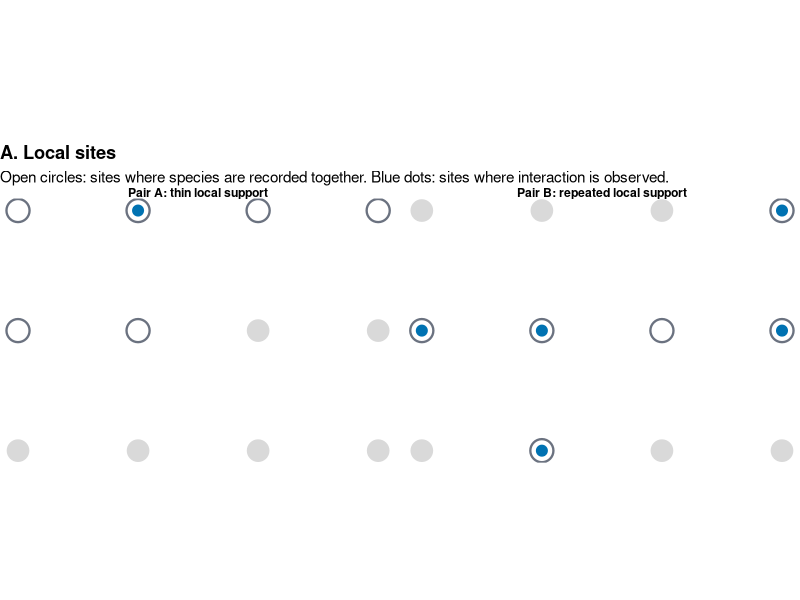
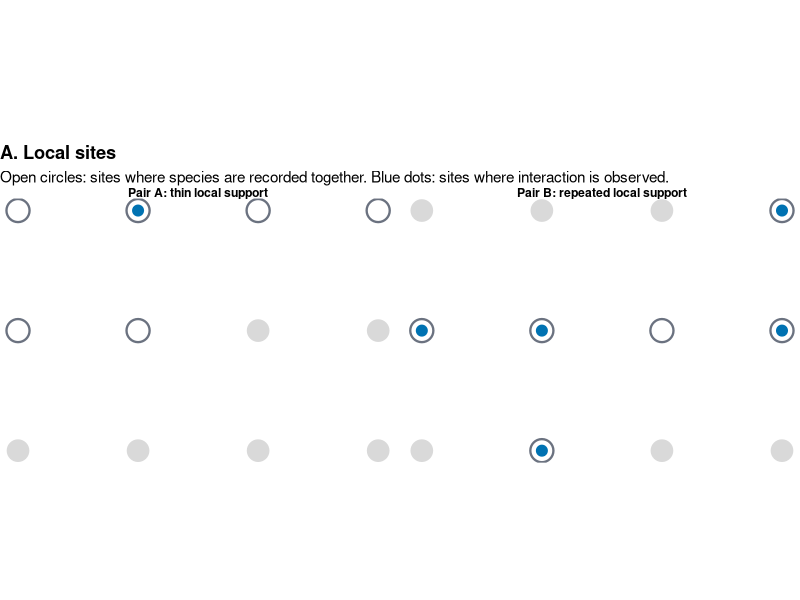
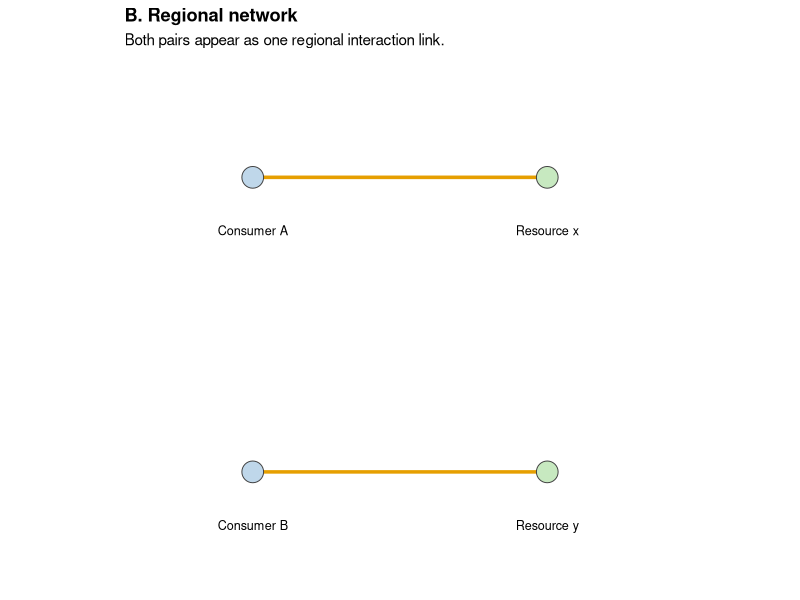
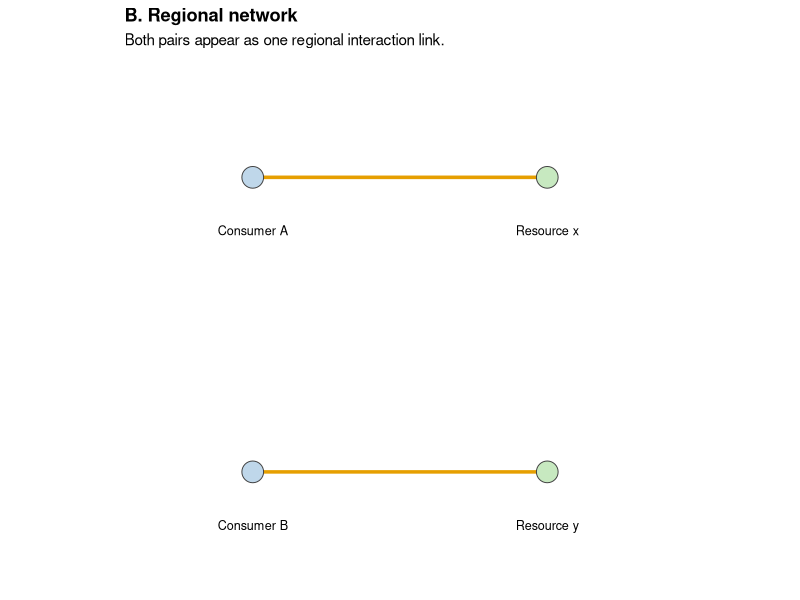
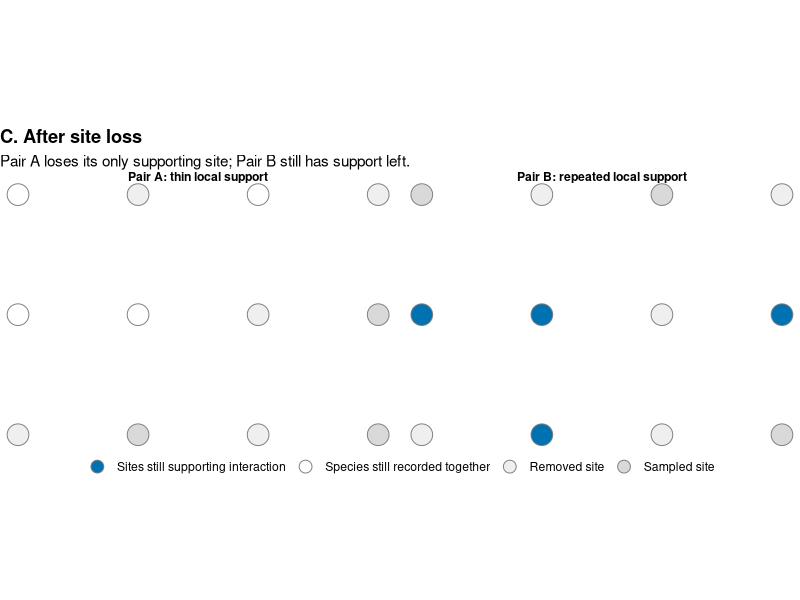
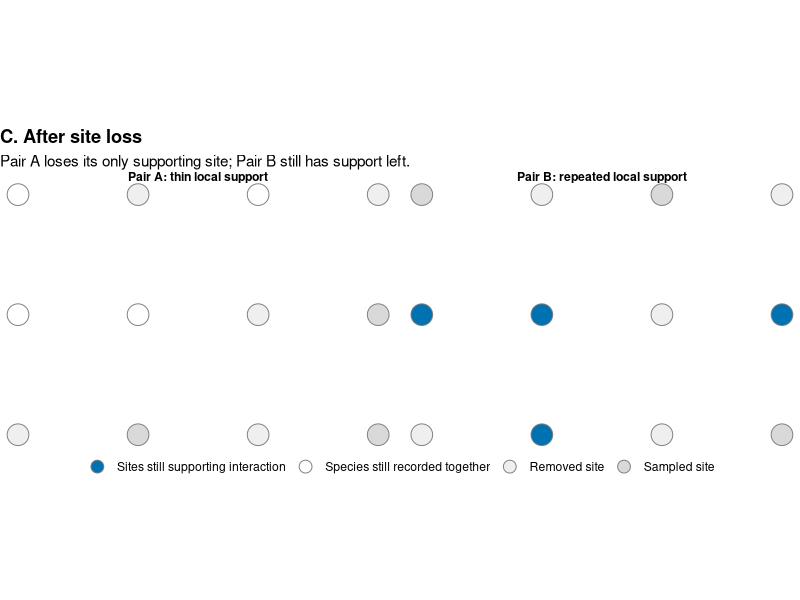
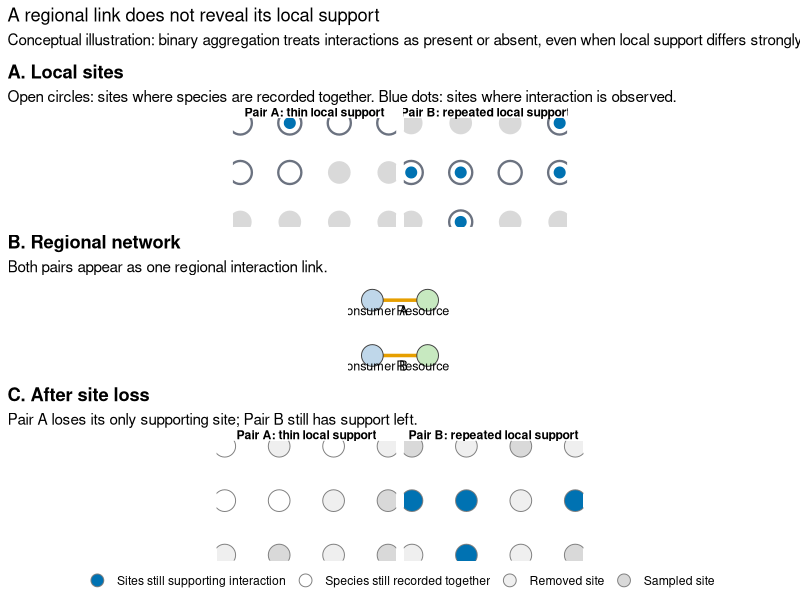
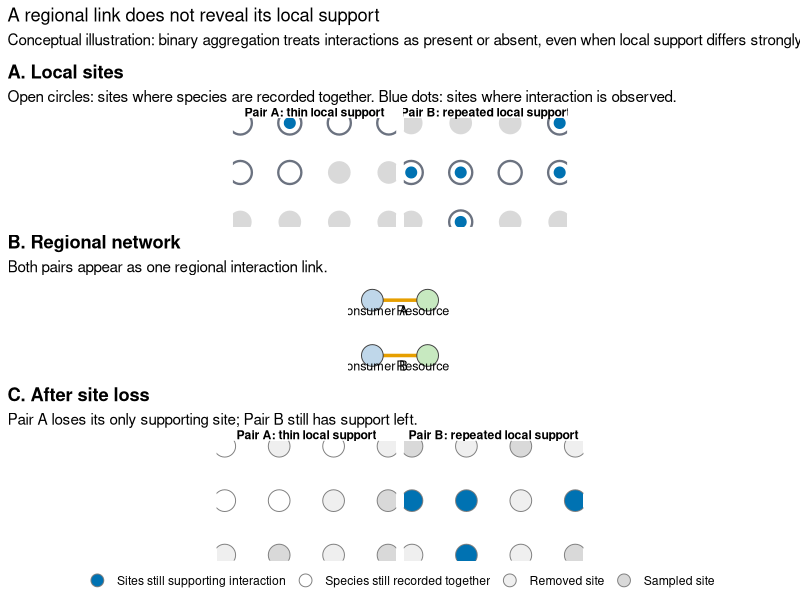

Reproduce these figures in R, in order.
## ------------------------------------------------------------
## Script: All/scripts/31_figure1_regional_link_hidden_support.R
## Figure 1 only: conceptual illustration.
## No empirical data used.
##
## This version saves:
##   - Panel A separately
##   - Panel B separately
##   - Panel C separately
##   - merged Figure 1 as before
## ------------------------------------------------------------

packages <- c("ggplot2", "dplyr", "tidyr", "patchwork")
for(pkg in packages){
  if(!require(pkg, character.only = TRUE)){
    install.packages(pkg)
    library(pkg, character.only = TRUE)
  }
}

out_dir <- "All/outputs/31_hidden_support_main_figures"
dir.create(out_dir, recursive = TRUE, showWarnings = FALSE)

save_both <- function(p, name, width = 8, height = 6){
  ggsave(file.path(out_dir, paste0(name, ".png")), p,
         width = width, height = height, dpi = 320)
  ggsave(file.path(out_dir, paste0(name, ".pdf")), p,
         width = width, height = height)
}

## ---------------------------
## Colours
## ---------------------------

col_site <- "#D9D9D9"
col_cooc <- "#6B7280"
col_interaction <- "#0072B2"
col_removed <- "#EFEFEF"
col_link <- "#E69F00"
col_consumer <- "#BFD7EA"
col_resource <- "#C7E9C0"

## ---------------------------
## Toy sites
## ---------------------------

sites <- data.frame(
  site = paste0("Site ", 1:12),
  x = c(1,2,3,4,1,2,3,4,1,2,3,4),
  y = c(3,3,3,3,2,2,2,2,1,1,1,1),
  removed = paste0("Site ", 1:12) %in% c("Site 2", "Site 4", "Site 7", "Site 9", "Site 11"),
  stringsAsFactors = FALSE
)

pair_sites <- expand.grid(
  pair = c("Pair A: thin local support", "Pair B: repeated local support"),
  site = sites$site,
  stringsAsFactors = FALSE
) %>%
  left_join(sites, by = "site") %>%
  mutate(
    recorded_together = case_when(
      pair == "Pair A: thin local support" ~ site %in% paste0("Site ", c(1,2,3,4,5,6)),
      pair == "Pair B: repeated local support" ~ site %in% paste0("Site ", c(4,5,6,7,8,10)),
      TRUE ~ FALSE
    ),
    interaction_observed = case_when(
      pair == "Pair A: thin local support" ~ site == "Site 2",
      pair == "Pair B: repeated local support" ~ site %in% paste0("Site ", c(4,5,6,8,10)),
      TRUE ~ FALSE
    )
  )

## ---------------------------
## Panel A: local sites
## ---------------------------

panel_a <- ggplot() +
  geom_point(
    data = pair_sites,
    aes(x = x, y = y),
    size = 7,
    colour = col_site,
    fill = col_site,
    shape = 21
  ) +
  geom_point(
    data = subset(pair_sites, recorded_together),
    aes(x = x, y = y),
    size = 7,
    colour = col_cooc,
    fill = "white",
    shape = 21,
    stroke = 1.2
  ) +
  geom_point(
    data = subset(pair_sites, interaction_observed),
    aes(x = x, y = y),
    size = 3.4,
    colour = col_interaction,
    fill = col_interaction,
    shape = 21
  ) +
  facet_wrap(~ pair, nrow = 1) +
  coord_equal() +
  theme_void(base_size = 11) +
  theme(
    strip.text = element_text(face = "bold"),
    plot.title = element_text(face = "bold")
  ) +
  ggtitle(
    "A. Local sites",
    subtitle = "Open circles: sites where species are recorded together. Blue dots: sites where interaction is observed."
  )

## ---------------------------
## Panel B: binary regional network
## ---------------------------

network <- data.frame(
  x = c(1, 2, 1, 2),
  y = c(2, 2, 1, 1),
  node = c("Consumer A", "Resource x", "Consumer B", "Resource y"),
  type = c("Consumer", "Resource", "Consumer", "Resource"),
  stringsAsFactors = FALSE
)

edges <- data.frame(
  x = c(1, 1),
  y = c(2, 1),
  xend = c(2, 2),
  yend = c(2, 1)
)

panel_b <- ggplot() +
  geom_segment(
    data = edges,
    aes(x = x, y = y, xend = xend, yend = yend),
    linewidth = 1.2,
    colour = col_link
  ) +
  geom_point(
    data = network,
    aes(x = x, y = y, fill = type),
    size = 7,
    shape = 21,
    colour = "grey25"
  ) +
  geom_text(
    data = network,
    aes(x = x, y = y - 0.18, label = node),
    size = 3.2
  ) +
  scale_fill_manual(values = c("Consumer" = col_consumer, "Resource" = col_resource)) +
  coord_equal(xlim = c(0.65, 2.35), ylim = c(0.65, 2.35)) +
  theme_void(base_size = 11) +
  theme(
    legend.position = "none",
    plot.title = element_text(face = "bold")
  ) +
  ggtitle(
    "B. Regional network",
    subtitle = "Both pairs appear as one regional interaction link."
  )

## ---------------------------
## Panel C: after deterministic site loss
## ---------------------------

after <- pair_sites %>%
  mutate(
    still_retained = !removed,
    interaction_after = interaction_observed & still_retained,
    support_status = case_when(
      removed ~ "Removed site",
      interaction_after ~ "Sites still supporting interaction",
      recorded_together & still_retained ~ "Species still recorded together",
      TRUE ~ "Sampled site"
    ),
    support_status = factor(
      support_status,
      levels = c(
        "Sites still supporting interaction",
        "Species still recorded together",
        "Removed site",
        "Sampled site"
      )
    )
  )

panel_c <- ggplot() +
  geom_point(
    data = after,
    aes(x = x, y = y, fill = support_status),
    size = 7,
    shape = 21,
    colour = "grey50"
  ) +
  scale_fill_manual(
    values = c(
      "Removed site" = col_removed,
      "Sites still supporting interaction" = col_interaction,
      "Species still recorded together" = "white",
      "Sampled site" = col_site
    ),
    drop = FALSE
  ) +
  facet_wrap(~ pair, nrow = 1) +
  coord_equal() +
  theme_void(base_size = 11) +
  theme(
    strip.text = element_text(face = "bold"),
    legend.position = "bottom",
    plot.title = element_text(face = "bold")
  ) +
  guides(fill = guide_legend(title = NULL, override.aes = list(size = 4))) +
  ggtitle(
    "C. After site loss",
    subtitle = "Pair A loses its only supporting site; Pair B still has support left."
  )

## ---------------------------
## Save individual panels
## ---------------------------

save_both(panel_a, "31_Figure1A_local_sites", width = 8.5, height = 3.4)
save_both(panel_b, "31_Figure1B_regional_network", width = 5.2, height = 4.2)
save_both(panel_c, "31_Figure1C_after_site_loss", width = 8.5, height = 3.8)

## ---------------------------
## Save merged figure too
## ---------------------------

fig <- (panel_a / panel_b / panel_c) +
  patchwork::plot_layout(heights = c(1, 0.95, 1.1)) +
  patchwork::plot_annotation(
    title = "A regional link does not reveal its local support",
    subtitle = "Conceptual illustration: binary aggregation treats interactions as present or absent, even when local support differs strongly."
  )

save_both(fig, "31_Figure1_regional_link_hidden_support", width = 11, height = 10)

message("Saved Figure 1 separate panels and merged output in: ", out_dir)
